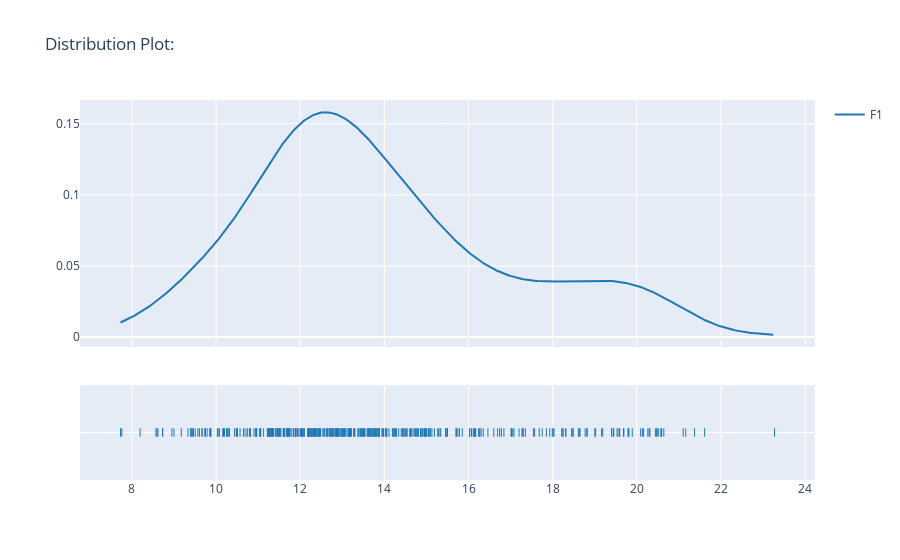

Write notebook code for a chart like this one.
### Markdown cell above
#### Distribution plots

### Code cell
eda.dist_plot(sample_df.iloc[:, 0:1], title="Distribution Plot:")

### Figure 1 — Plotly figure (JSON) as saved in the notebook; plotly's stock layout.template omitted (floating-point values rounded to 4 significant figures; data arrays with more than 128 entries replaced by an {"elided": "..."} marker saying what was removed)
{"data": [{"legendgroup": "F1", "marker": {"color": "rgb(31, 119, 180)"}, "mode": "lines", "name": "F1", "showlegend": true, "type": "scatter", "x": {"elided": "500 float values"}, "xaxis": "x", "y": {"elided": "500 float values"}, "yaxis": "y"}, {"legendgroup": "F1", "marker": {"color": "rgb(31, 119, 180)", "symbol": "line-ns-open"}, "mode": "markers", "name": "F1", "showlegend": false, "type": "scatter", "x": {"elided": "408 float values"}, "xaxis": "x", "y": {"elided": "408 str values"}, "yaxis": "y2"}], "layout": {"barmode": "overlay", "hovermode": "closest", "legend": {"traceorder": "reversed"}, "title": {"text": "Distribution Plot:"}, "xaxis": {"anchor": "y2", "domain": [0, 1], "zeroline": false}, "yaxis": {"anchor": "free", "domain": [0.35, 1], "position": 0}, "yaxis2": {"anchor": "x", "domain": [0, 0.25], "dtick": 1, "showticklabels": false}}}
